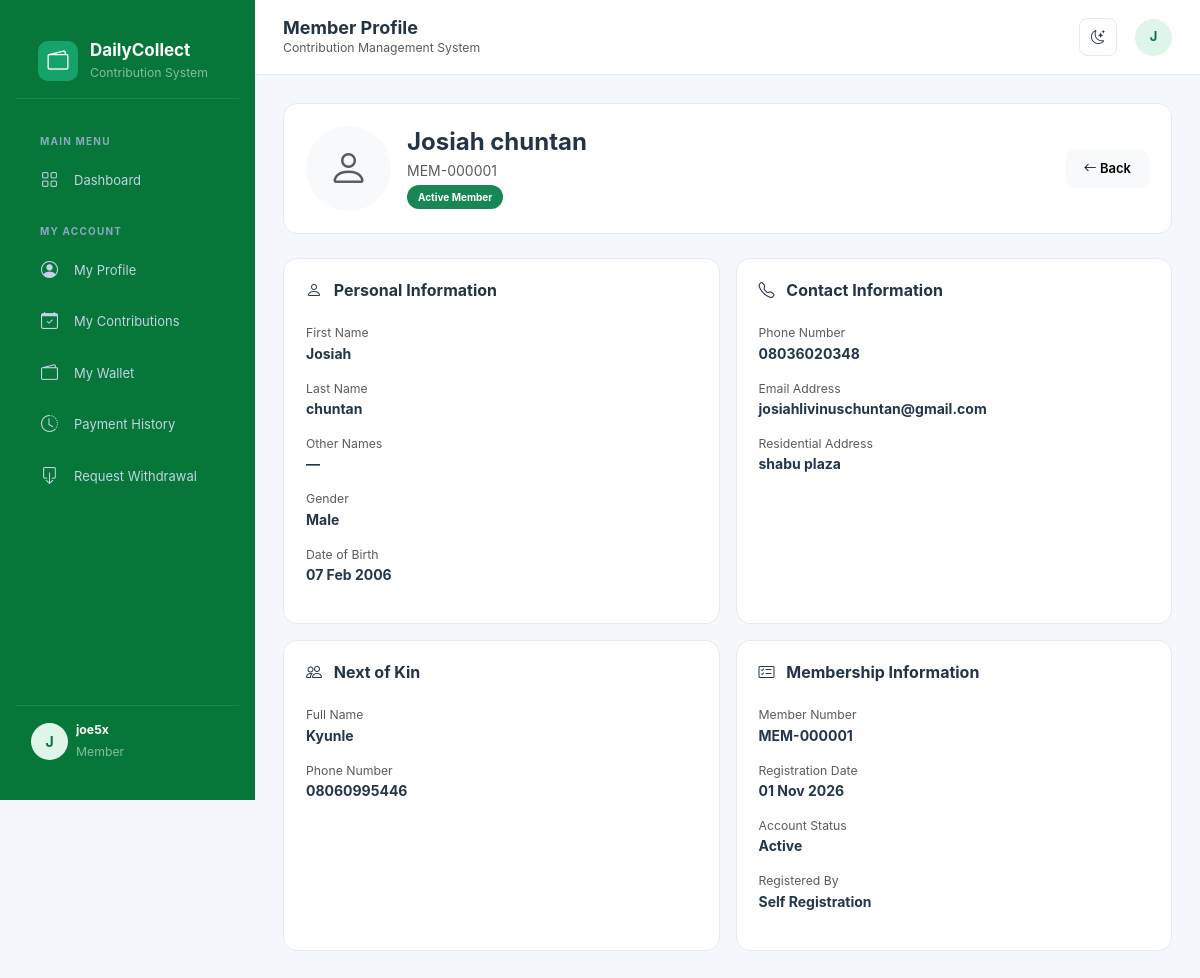
The page /members/1/ (signed in) on the database its author committed.
### accounts/models.py (models this page shows, shortened)
class User(AbstractUser):
    class Role(models.TextChoices):
        ADMIN = 'ADMIN', 'Administrator'
        MANAGER = 'MANAGER', 'Manager'
        SUPERVISOR = 'SUPERVISOR', 'Supervisor'
        AGENT = 'AGENT', 'Collection Agent'
        ACCOUNTANT = 'ACCOUNTANT', 'Accountant'
        MEMBER = 'MEMBER', 'Member'
    email = models.EmailField(unique=True)
    phone = models.CharField(max_length=20, blank=True)
    role = models.CharField(
        max_length=20,
        choices=Role.choices,
        default=Role.MEMBER
    )
    is_active = models.BooleanField(default=True)
    created_at = models.DateTimeField(auto_now_add=True)
    updated_at = models.DateTimeField(auto_now=True)

### members/models.py (models this page shows, shortened)
class Member(models.Model):
    class Gender(models.TextChoices):
        MALE = 'MALE', 'Male'
        FEMALE = 'FEMALE', 'Female'
    class Status(models.TextChoices):
        PENDING = 'PENDING', 'Pending Approval'
        ACTIVE = 'ACTIVE', 'Active'
        SUSPENDED = 'SUSPENDED', 'Suspended'
        INACTIVE = 'INACTIVE', 'Inactive'
    member_no = models.CharField(
        max_length=20,
        unique=True,
        blank=True
    )
    first_name = models.CharField(max_length=100)
    last_name = models.CharField(max_length=100)
    other_names = models.CharField(max_length=100, blank=True)
    gender = models.CharField(
        max_length=10,
        choices=Gender.choices,
        blank=True
    )
    date_of_birth = models.DateField(null=True, blank=True)
    phone = models.CharField(max_length=20)
    email = models.EmailField(blank=True)
    address = models.TextField(blank=True)
    photo = models.ImageField(
        upload_to='members/',
        blank=True,
        null=True
    )
    next_of_kin = models.CharField(max_length=150, blank=True)
    next_of_kin_phone = models.CharField(max_length=20, blank=True)
    user = models.OneToOneField(
        settings.AUTH_USER_MODEL,
        on_delete=models.SET_NULL,
        null=True,
        blank=True,
        related_name='member_profile'
    )
    status = models.CharField(
        max_length=15,
        choices=Status.choices,
        default=Status.PENDING
    )
    joined_at = models.DateField(auto_now_add=True)
    created_by = models.ForeignKey(
        settings.AUTH_USER_MODEL,
        on_delete=models.SET_NULL,
        null=True,
        blank=True,
        related_name='registered_members'
    )
    created_at = models.DateTimeField(auto_now_add=True)
    updated_at = models.DateTimeField(auto_now=True)
    @property
    def full_name(self):
        return ' '.join(
            part for part in [
                self.first_name,
                self.other_names,
                self.last_name
            ] if part
        )
    class Meta:
        ordering = ['-created_at']
        verbose_name = 'Member'
        verbose_name_plural = 'Members'

### members/views.py (the view)
# urls.py: path('<int:pk>/', views.member_detail, name='member_detail'),
def member_detail(request, pk):
    member = get_object_or_404(Member, pk=pk)
    return render(
        request,
        'members/member_detail.html',
        {'member': member}
    )

### templates/members/member_detail.html (shortened to what this page needs)
{% extends 'base.html' %}
{% block page_title %}Member Profile{% endblock %}
{% block content %}
<div class="dashboard-panel mb-4">
    <div class="d-flex flex-wrap justify-content-between align-items-center gap-3">
        <div class="d-flex align-items-center gap-3">
            {% if member.photo %}
                <img src="{{ member.photo.url }}"
                     class="rounded-circle"
                     width="85"
                     height="85"
                     style="object-fit:cover;">
            {% else %}
                <div class="rounded-circle bg-light d-flex align-items-center justify-content-center"
                     style="width:85px;height:85px;">
                    <i class="bi bi-person fs-1 text-muted"></i>
                </div>
            {% endif %}
            <div>
                <h4 class="fw-bold mb-1">{{ member.full_name }}</h4>
                <p class="text-muted mb-1">{{ member.member_no }}</p>
                {% if member.status == 'ACTIVE' %}
                    <span class="badge bg-success">Active Member</span>
                {% elif member.status == 'PENDING' %}
                    <span class="badge bg-warning text-dark">Pending Approval</span>
                {% elif member.status == 'SUSPENDED' %}
                    <span class="badge bg-danger">Suspended</span>
                {% else %}
                    <span class="badge bg-secondary">
                        {{ member.get_status_display }}
                    </span>
                {% endif %}
            </div>
        </div>
        <div class="d-flex gap-2">
            <a href="{% url 'members:member_list' %}"
               class="btn btn-light">
                <i class="bi bi-arrow-left"></i> Back
            </a>
        </div>
    </div>
</div>
<div class="row g-3">
    <div class="col-lg-6">
        <div class="dashboard-panel h-100">
            <h6 class="panel-title mb-4">
                <i class="bi bi-person me-2"></i>
                Personal Information
            </h6>
            <div class="mb-3">
                <small class="text-muted d-block">First Name</small>
                <strong>{{ member.first_name }}</strong>
            </div>
            <div class="mb-3">
                <small class="text-muted d-block">Last Name</small>
                <strong>{{ member.last_name }}</strong>
            </div>
            <div class="mb-3">
                <small class="text-muted d-block">Other Names</small>
                <strong>{{ member.other_names|default:"—" }}</strong>
            </div>
            <div class="mb-3">
                <small class="text-muted d-block">Gender</small>
                <strong>{{ member.get_gender_display|default:"—" }}</strong>
            </div>
            <div class="mb-3">
                <small class="text-muted d-block">Date of Birth</small>
                <strong>{{ member.date_of_birth|date:"d M Y"|default:"—" }}</strong>
            </div>
        </div>
    </div>
    <div class="col-lg-6">
        <div class="dashboard-panel h-100">
            <h6 class="panel-title mb-4">
                <i class="bi bi-telephone me-2"></i>
                Contact Information
            </h6>
            <div class="mb-3">
                <small class="text-muted d-block">Phone Number</small>
                <strong>{{ member.phone }}</strong>
            </div>
            <div class="mb-3">
                <small class="text-muted d-block">Email Address</small>
                <strong>{{ member.email|default:"—" }}</strong>
            </div>
            <div class="mb-3">
                <small class="text-muted d-block">Residential Address</small>
                <strong>{{ member.address|default:"—" }}</strong>
            </div>
        </div>
    </div>
    <div class="col-lg-6">
        <div class="dashboard-panel h-100">
            <h6 class="panel-title mb-4">
                <i class="bi bi-people me-2"></i>
                Next of Kin
            </h6>
            <div class="mb-3">
                <small class="text-muted d-block">Full Name</small>
                <strong>{{ member.next_of_kin|default:"—" }}</strong>
            </div>
            <div class="mb-3">
                <small class="text-muted d-block">Phone Number</small>
                <strong>{{ member.next_of_kin_phone|default:"—" }}</strong>
            </div>
        </div>
    </div>
    <div class="col-lg-6">
        <div class="dashboard-panel h-100">
            <h6 class="panel-title mb-4">
                <i class="bi bi-card-checklist me-2"></i>
                Membership Information
            </h6>
            <div class="mb-3">
                <small class="text-muted d-block">Member Number</small>
                <strong>{{ member.member_no }}</strong>
            </div>
            <div class="mb-3">
                <small class="text-muted d-block">Registration Date</small>
                <strong>{{ member.joined_at|date:"d M Y" }}</strong>
            </div>
            <div class="mb-3">
                <small class="text-muted d-block">Account Status</small>
                <strong>{{ member.get_status_display }}</strong>
            </div>
            <div class="mb-3">
                <small class="text-muted d-block">Registered By</small>
                <strong>
                    {% if member.created_by %}
                        {{ member.created_by.username }}
                    {% else %}
                        Self Registration
                    {% endif %}
                </strong>
            </div>
        </div>
    </div>
</div>
{% endblock %}

### templates/base.html (shortened to what this page needs)
{% load static %}
<!DOCTYPE html>
<html lang="en" data-bs-theme="light">
<head>
    <link href="https://cdn.jsdelivr.net/npm/bootstrap@5.3.3/dist/css/bootstrap.min.css" rel="stylesheet">
    <link href="https://cdn.jsdelivr.net/npm/bootstrap-icons@1.11.3/font/bootstrap-icons.css" rel="stylesheet">
    <link rel="stylesheet"
      href="{% static 'css/style.css' %}">
</head>
<body>
{% if request.user.is_authenticated %}
<aside class="sidebar" id="sidebar">
    <div class="brand">
        <div class="brand-icon">
            <i class="bi bi-wallet2 text-white"></i>
        </div>
        <div>
            <h5 class="brand-name">DailyCollect</h5>
            <small class="text-white-50">Contribution System</small>
        </div>
    </div>
<div class="sidebar-menu">
    <div class="menu-label">Main Menu</div>
    <a href="{% url 'dashboard' %}" class="sidebar-link">
        <i class="bi bi-grid"></i> Dashboard
    </a>
    {% if request.user.role == 'ADMIN' %}
        <div class="menu-label">Administration</div>
        <a href="{% url 'agents:agent_create' %}" class="sidebar-link">
            <i class="bi bi-person-plus"></i> Register Agent
        </a>
        <a href="{% url 'accounts:user_list' %}" class="sidebar-link">
            <i class="bi bi-people"></i> User Management
        </a>
        <a href="{% url 'agents:agent_list' %}" class="sidebar-link">
            <i class="bi bi-people"></i> Agent Management
        </a>
        <a href="{% url 'members:member_list' %}" class="sidebar-link">
            <i class="bi bi-person-vcard"></i> Members
        </a>
        <a href="#" class="sidebar-link">
            <i class="bi bi-person-badge"></i> Collection Agents
        </a>
        <div class="menu-label">Contribution Management</div>
        <a href="{% url 'contributions:plan_list' %}" class="sidebar-link">
            <i class="bi bi-calendar-check"></i> Contribution Plans
        </a>
        <a href="{% url 'contributions:enrollment_list' %}"
            class="sidebar-link">
            <i class="bi bi-person-check"></i>Member Enrolments
        </a>
        <a href="{% url 'collections:collection_list' %}" class="sidebar-link">
            <i class="bi bi-cash-stack"></i> Daily Collections
        </a>
        <a href="#" class="sidebar-link">
            <i class="bi bi-wallet"></i> Member Wallets
        </a>
        <a href="#" class="sidebar-link">
            <i class="bi bi-box-arrow-down"></i> Withdrawals
        </a>
        <a href="{% url 'wallets:wallet_list' %}" class="nav-link">
            <i class="bi bi-wallet2"></i>Wallet Management
        </a>
        <div class="menu-label">Finance & Reports</div>
        <a href="#" class="sidebar-link">
            <i class="bi bi-arrow-left-right"></i> Transactions
        </a>
        <a href="#" class="sidebar-link">
            <i class="bi bi-receipt"></i> Expenses
        </a>
        <a href="#" class="sidebar-link">
            <i class="bi bi-graph-up-arrow"></i> Reports
        </a>
        <div class="menu-label">System</div>
        <a href="{% url 'accounts:change_password' %}" class="sidebar-link">
            <i class="bi bi-shield-lock"></i> Change Password
        </a>
    {% elif request.user.role == 'MEMBER' %}
        <div class="menu-label">My Account</div>
        <a href="{% url 'accounts:profile' %}" class="sidebar-link">
            <i class="bi bi-person-circle"></i> My Profile
        </a>
        <a href="#" class="sidebar-link">
            <i class="bi bi-calendar-check"></i> My Contributions
        </a>
        <a href="#" class="sidebar-link">
            <i class="bi bi-wallet2"></i> My Wallet
        </a>
        <a href="#" class="sidebar-link">
            <i class="bi bi-clock-history"></i> Payment History
        </a>
        <a href="#" class="sidebar-link">
            <i class="bi bi-box-arrow-down"></i> Request Withdrawal
        </a>
    {% endif %}
</div>
    <div class="sidebar-footer">
        <div class="d-flex align-items-center gap-2">
            <div class="user-avatar">
                {{ request.user.username|first|upper }}
            </div>
            <div class="flex-grow-1 overflow-hidden">
                <div class="text-white small fw-bold text-truncate">
                    {{ request.user.get_full_name|default:request.user.username }}
                </div>
                <small class="text-white-50">
                    {{ request.user.get_role_display }}
                </small>
            </div>
        </div>
    </div>
</aside>
<div class="main-wrapper">
    <header class="topbar">
        <div class="d-flex align-items-center gap-3">
            <div>
                <h5 class="topbar-title">
                    {% block page_title %}Dashboard{% endblock %}
                </h5>
                <small class="text-muted d-none d-sm-block">
                    Contribution Management System
                </small>
            </div>
        </div>
        <div class="topbar-actions">
            <button class="icon-btn" id="themeToggle"
                    title="Toggle theme">
                <i class="bi bi-moon-stars" id="themeIcon"></i>
            </button>
            <div class="dropdown">
                <button class="btn p-0 border-0"
                        data-bs-toggle="dropdown">
                    <div class="user-avatar">
                        {{ request.user.username|first|upper }}
                    </div>
                </button>
            </div>
        </div>
    </header>
    <main class="page-content">
        {% block content %}
        {% endblock %}
    </main>
</div>
{% else %}
    {% block auth_content %}{% endblock %}
{% endif %}
</body>
</html>

### rows shown on the page
User: user.username|first "J", user.get_full_name "joe5x", user.role "Member"
Member: full_name "Josiah chuntan", member_no "MEM-000001", first_name "Josiah", last_name "chuntan", other_names "—", gender "Male", date_of_birth "07 Feb 2006", phone "08036020348", email "josiahlivinuschuntan@gmail.com", address "shabu plaza", next_of_kin "Kyunle", next_of_kin_phone "08060995446", joined_at "01 Nov 2026", status "Active"
